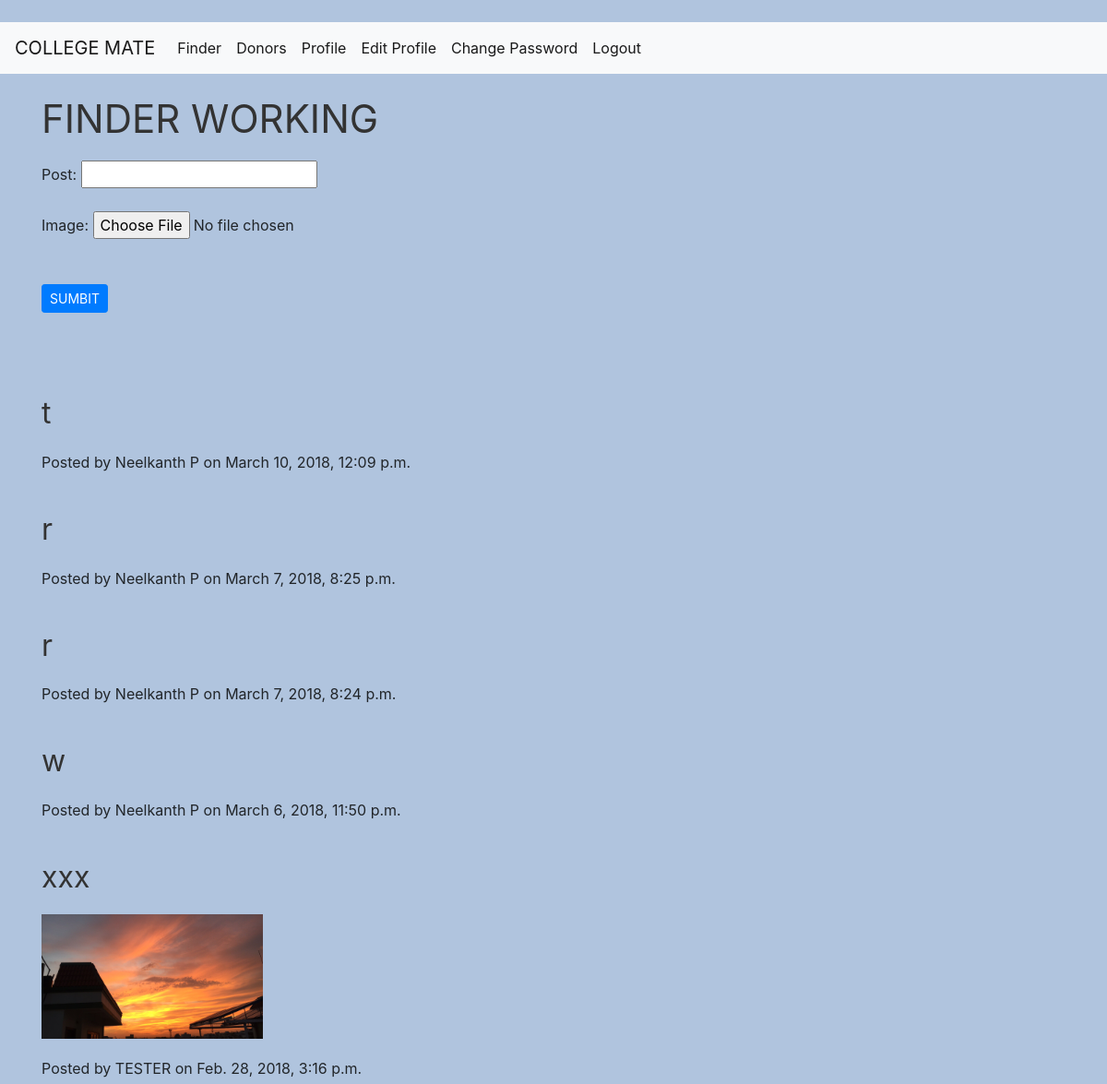
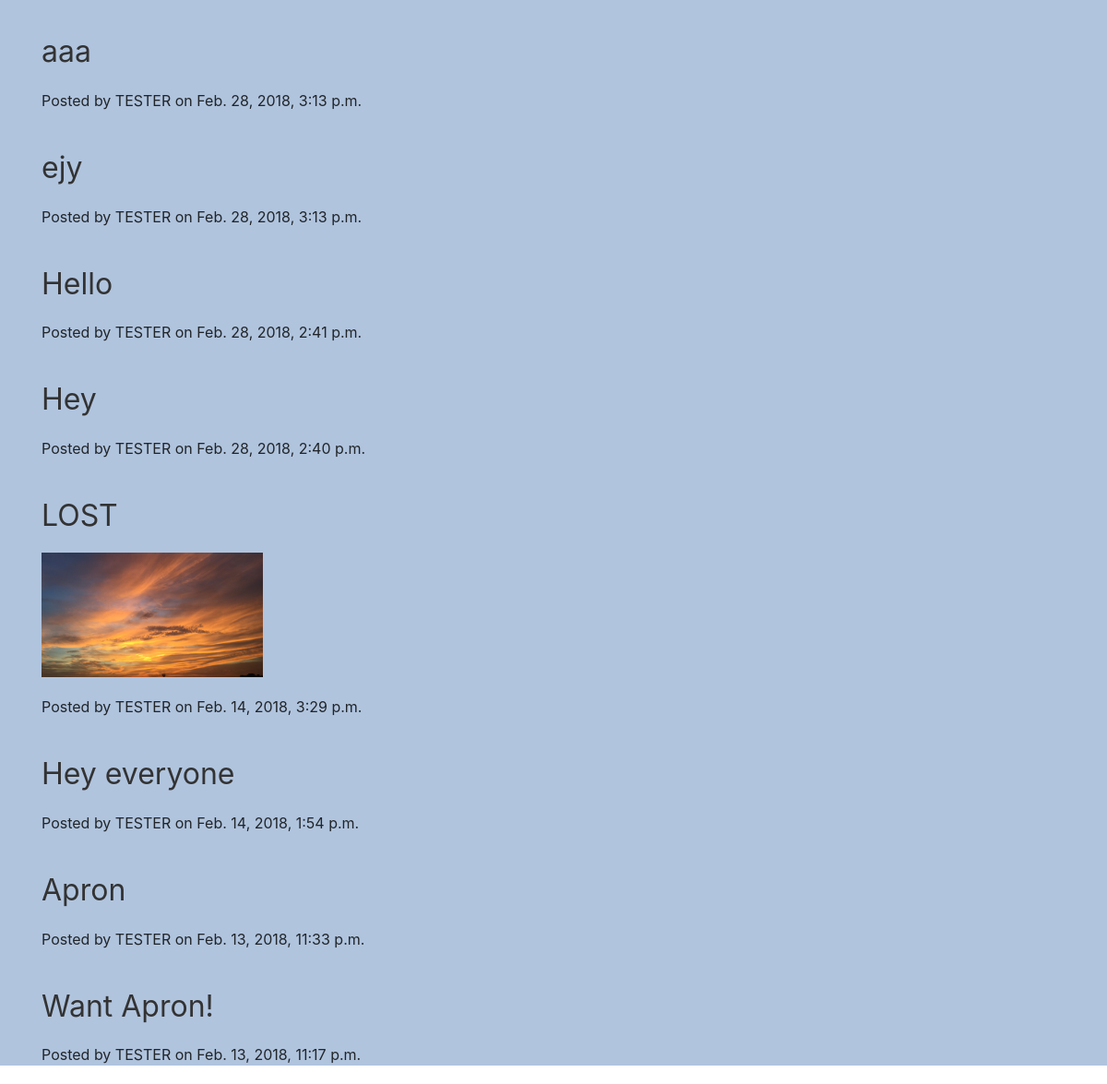
The page /finder/ (signed in) on the database its author committed (2 pictures, top to bottom).
### finder/models.py (models this page shows)
class Post(models.Model):
	post=models.CharField(max_length=500)
	user=models.ForeignKey(User,on_delete=models.CASCADE)
	created=models.DateTimeField(auto_now_add=True)
	updated=models.DateTimeField(auto_now=True)
	image=models.ImageField(upload_to='college_mate/media/post_image',blank=True)

### finder/views.py (the view, shortened to what this page needs)
class FinderView(TemplateView):
	template_name='finder/finder.html'
	def get(self,request):
		form=FinderForm()
		posts=Post.objects.all().order_by('-created')
		args={'form':form,'posts':posts}
		return render(request,self.template_name,args)

### finder/forms.py
class FinderForm(forms.ModelForm):
	 post=forms.CharField(max_length=255)
	 class Meta:
		 model=Post
		 fields=('post',
				'image',
				)

### finder/templates/finder/finder.html (shortened to what this page needs)
{% extends 'base.html' %}
{% block body %}
<div class="container">
<h1>FINDER WORKING</h1>
<form method="post" enctype="multipart/form-data" >
{{form.as_p}}
<br>
<button type="submit" class="btn btn-primary btn-sm">SUMBIT</button>
<br>
<br>
<br>
{% for post in posts %}
<h2>{{ post.post }}</h2>
  {% if post.image %}
<img src="{{ post.image.url }}" alt="..." width="240">
{% endif %}
<p>Posted by {{ post.user.get_full_name }} on {{ post.created }}</p>
{% endfor %}
</form>
</div>
{% endblock %}

### rows shown on the page
Post: post "t", user.get_full_name "Neelkanth P", created "March 10, 2018, 12:09 p.m."
Post: post "r", user.get_full_name "Neelkanth P", created "March 7, 2018, 8:25 p.m."
Post: post "r", user.get_full_name "Neelkanth P", created "March 7, 2018, 8:24 p.m."
Post: post "w", user.get_full_name "Neelkanth P", created "March 6, 2018, 11:50 p.m."
Post: post "xxx", image (picture), user.get_full_name "TESTER", created "Feb. 28, 2018, 3:16 p.m."
Post: post "aaa", user.get_full_name "TESTER", created "Feb. 28, 2018, 3:13 p.m."
Post: post "ejy", user.get_full_name "TESTER", created "Feb. 28, 2018, 3:13 p.m."
Post: post "Hello", user.get_full_name "TESTER", created "Feb. 28, 2018, 2:41 p.m."
Post: post "Hey", user.get_full_name "TESTER", created "Feb. 28, 2018, 2:40 p.m."
Post: post "LOST", image (picture), user.get_full_name "TESTER", created "Feb. 14, 2018, 3:29 p.m."
Post: post "Hey everyone", user.get_full_name "TESTER", created "Feb. 14, 2018, 1:54 p.m."
Post: post "Apron", user.get_full_name "TESTER", created "Feb. 13, 2018, 11:33 p.m."
Post: post "Want Apron!", user.get_full_name "TESTER", created "Feb. 13, 2018, 11:17 p.m."
